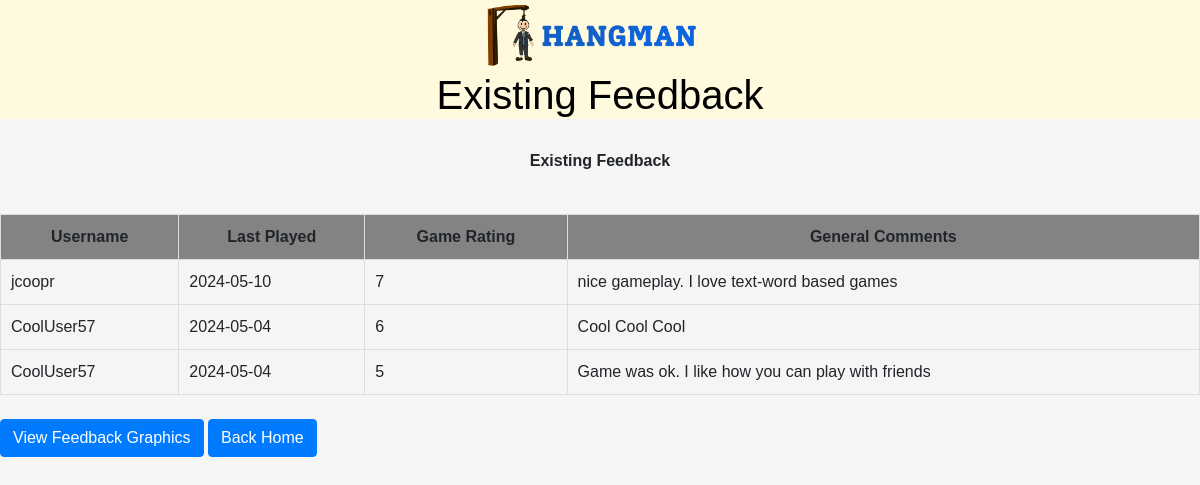
The page /ExistingFeedback on the database as committed earlier.
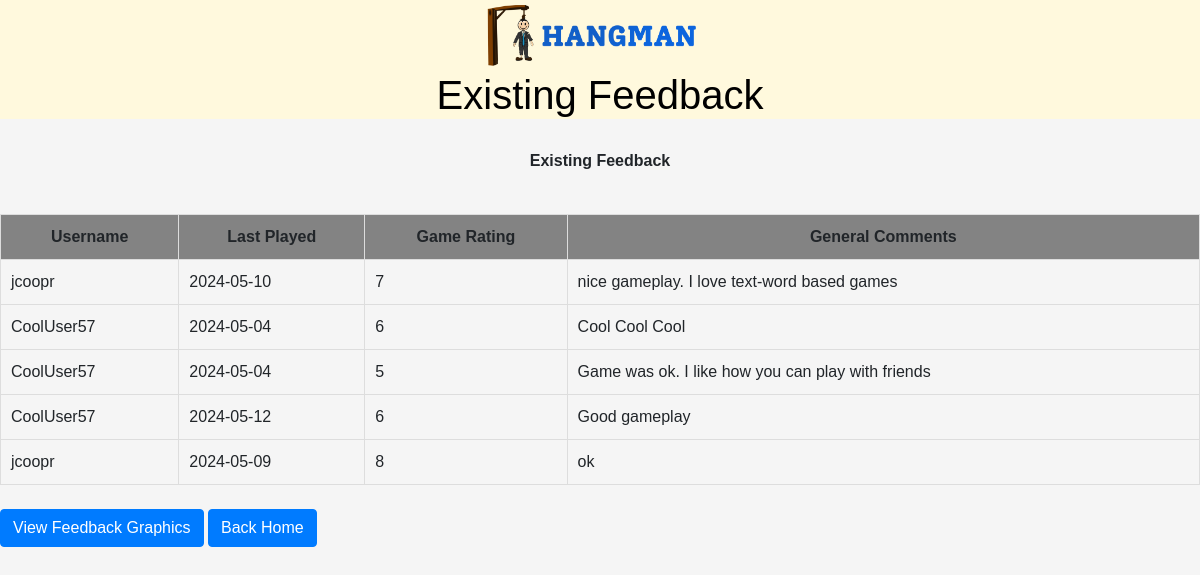
The same page on the database as committed later.
### app.py (models this page shows)
class HangmanReviews(db.Model):
    reviewID = db.Column(db.String(36), nullable=False, unique=True,default=str(uuid.uuid4),primary_key=True)
    username = db.Column(db.String(100), nullable=False)
    datePlayed = db.Column(db.Date, nullable=False)
    Game_Rating = db.Column(db.Integer, nullable=False)
    General_Comments = db.Column(db.Text)

### app.py (the view)
@app.route('/ExistingFeedback')
def Hangman_Reviews():
    Hangman_Reviews_Data = HangmanReviews.query.all()
    return render_template('ListFeedback.html', Hangman_Reviews_Data=Hangman_Reviews_Data)

### templates/ListFeedback.html (shortened to what this page needs)
<!DOCTYPE html>
<html>
<head>
    <link rel="stylesheet" href="https://cdn.jsdelivr.net/npm/bootstrap@4.0.0/dist/css/bootstrap.min.css">
    <link rel="stylesheet" href="{{ url_for('static', filename='styles.css') }}">
</head>
<body>
    <div class="container">
        <div id="CreateFeedBackTitle">
            <a class="navbar-brand" href='/'><img class="logo"
                src="{{url_for('static',filename='images/hangman-title.png')}}" alt="logo"></a>
            <h1>Existing Feedback</h1>
        </div>
        <br>
        <h2 class="SubHead">Existing Feedback</h2>
        <br>
        <table class="Feedbacktable">
            <tr>
                <th scope="col">Username</th>
                <th scope="col">Last Played</th>
                <th scope="col">Game Rating</th>
                <th scope="col">General Comments</th>
            </tr>
            {% for Hangman_Review in Hangman_Reviews_Data %}
            <tr>
                <td>{{ Hangman_Review.username }}</td>
                <td>{{ Hangman_Review.datePlayed }}</td>
                <td>{{ Hangman_Review.Game_Rating }}</td>
                <td>{{ Hangman_Review.General_Comments }}</td>
            </tr>
            {% endfor %}
        </table>
        <br>
        <button class="btn btn-primary" onclick="location.href='/charts'">View Feedback Graphics</button>
        <button class="btn btn-primary" onclick="location.href='/'">Back Home</button>
    </div>
</body>
</html>

### static/styles.css (style rules this page uses)
body { font-family: Arial, sans-serif; background-color: #f0f0f0; }
h2 { text-align: center; margin-bottom: 20px; }
body { background-color: #ffffff; margin: 0; }
img.logo { width: 210px; height: auto; }
.container { max-width: 1300px; margin: auto; padding-left: 0px; padding-right: 0px; position: relative; }
table { width: 100%; border-collapse: collapse; }
th, td { padding: 12px 15px; text-align: left; border-bottom: 1px solid #ddd; }
th { background-color: #f2f2f2; }
button { background-color: #FDF4FD; }
#CreateFeedBackTitle { background-color: #fff9dd; color: black; text-align: center; }
.Feedbacktable th,td { margin-left: auto; margin-right:auto; }
body { background-color: whitesmoke; }
.SubHead { font-family: "Arial Black", Arial, sans-serif; font-weight: bold; font-size: medium; }
.Feedbacktable { width: 100%; border-collapse: collapse; }
.Feedbacktable th { background-color: rgb(131, 131, 131); border: 1px solid #dddddd; padding: 10px; text-align: center; }
.Feedbacktable td { border: 1px solid #dddddd; padding: 10px; }

Rows that differ between the two databases and show on the page:
added HangmanReviews: username "CoolUser57", datePlayed "2024-05-12", Game_Rating "6", General_Comments "Good gameplay"
added HangmanReviews: username "jcoopr", datePlayed "2024-05-09", Game_Rating "8", General_Comments "ok"
